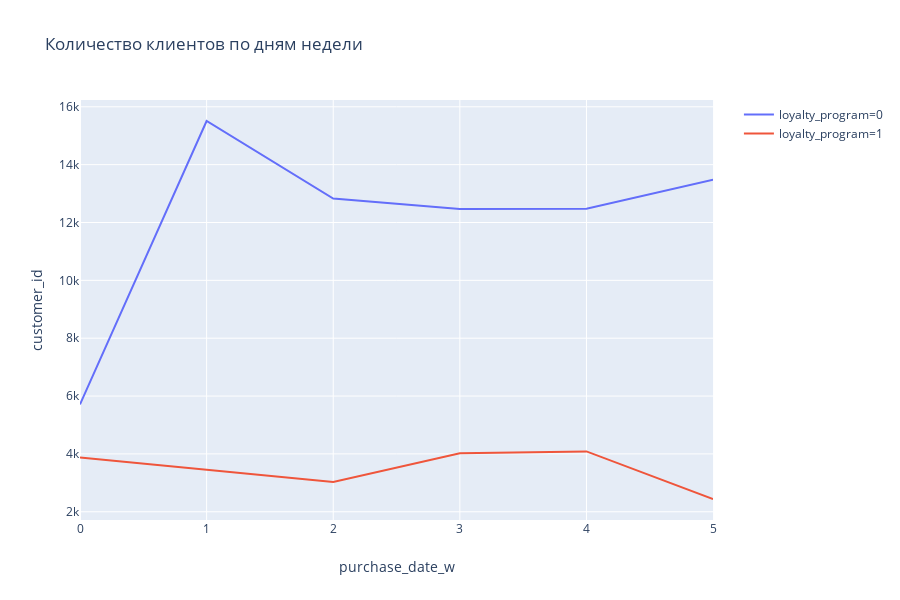

The code cell stored with this chart in its notebook:
### Code cell
def analysis(data,col):
    fig = px.line(data.pivot_table(index = ['loyalty_program', 'purchase_date_w'], values = col, aggfunc = 'count').reset_index(), x = 'purchase_date_w', y = col, color = 'loyalty_program', title = ' Количество клиентов по дням недели')
    fig.show()    
analysis(data,'customer_id')

### Figure 1 — Plotly figure (JSON) as saved in the notebook; plotly's stock layout.template omitted (floating-point values rounded to 4 significant figures)
{"data": [{"hoverlabel": {"namelength": 0}, "hovertemplate": "loyalty_program=0<br>purchase_date_w=%{x}<br>customer_id=%{y}", "legendgroup": "loyalty_program=0", "line": {"color": "#636efa", "dash": "solid"}, "mode": "lines", "name": "loyalty_program=0", "showlegend": true, "type": "scatter", "x": [0, 1, 2, 3, 4, 5], "xaxis": "x", "y": [5710, 15509, 12830, 12463, 12478, 13483], "yaxis": "y"}, {"hoverlabel": {"namelength": 0}, "hovertemplate": "loyalty_program=1<br>purchase_date_w=%{x}<br>customer_id=%{y}", "legendgroup": "loyalty_program=1", "line": {"color": "#EF553B", "dash": "solid"}, "mode": "lines", "name": "loyalty_program=1", "showlegend": true, "type": "scatter", "x": [0, 1, 2, 3, 4, 5], "xaxis": "x", "y": [3878, 3459, 3031, 4020, 4087, 2441], "yaxis": "y"}], "layout": {"height": 600, "legend": {"tracegroupgap": 0}, "title": {"text": " Количество клиентов по дням недели"}, "xaxis": {"anchor": "y", "domain": [0, 0.98], "title": {"text": "purchase_date_w"}}, "yaxis": {"anchor": "x", "domain": [0, 1], "title": {"text": "customer_id"}}}}
